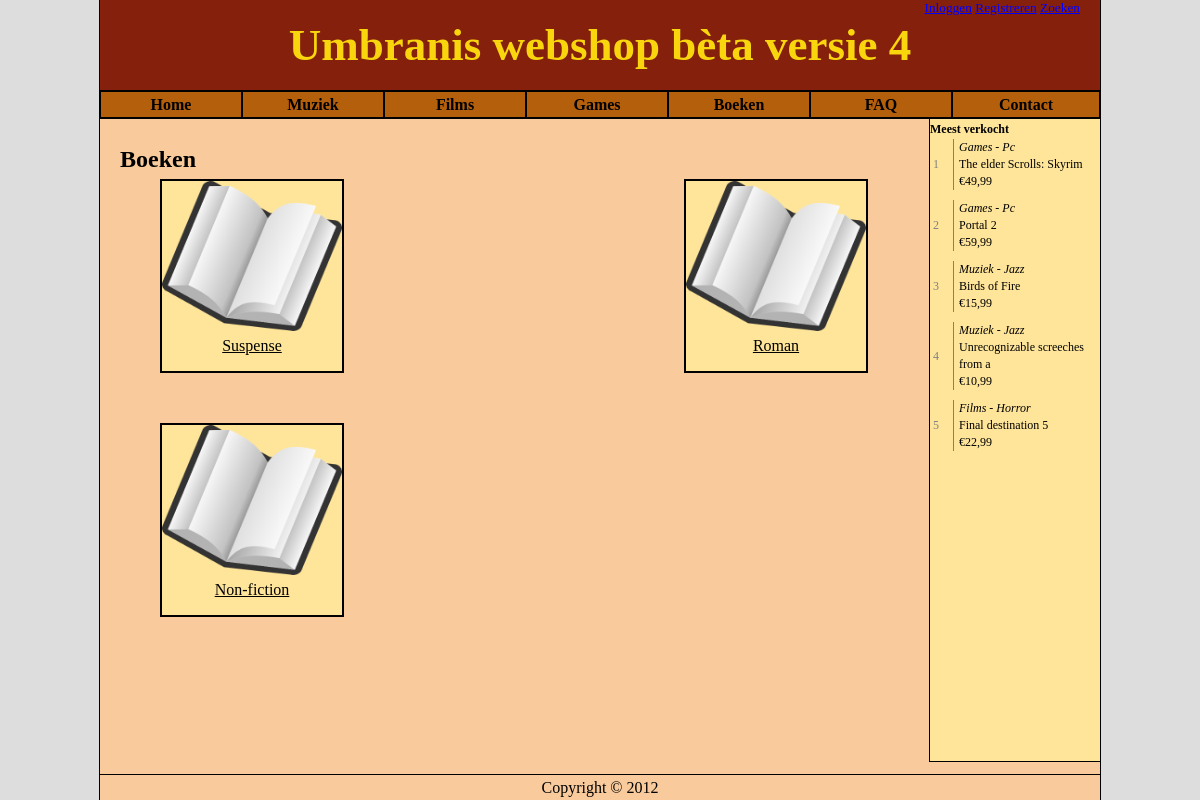
The app's page /v4/index.php?p=categorie&cat=4 with its own data.
### tables this page shows
CREATE TABLE IF NOT EXISTS `categories` (
  `cat_id` int(10) unsigned NOT NULL AUTO_INCREMENT,
  `parent_id` int(10) unsigned NOT NULL,
  `cat_name` varchar(32) NOT NULL,
  `image_path` varchar(32) NOT NULL,
  PRIMARY KEY (`cat_id`),
  UNIQUE KEY `cat_name` (`cat_name`)
);

CREATE TABLE IF NOT EXISTS `products` (
  `product_id` int(10) unsigned NOT NULL AUTO_INCREMENT,
  `cat_id` int(11) NOT NULL,
  `product_name` varchar(32) NOT NULL,
  `normal_price` double NOT NULL,
  `price` double NOT NULL,
  `stock` int(10) unsigned NOT NULL DEFAULT '0',
  `delivery_time` int(10) unsigned NOT NULL DEFAULT '0',
  `publisher` varchar(32) NOT NULL,
  `author` varchar(32) NOT NULL,
  `image_path` varchar(32) NOT NULL,
  `description` text NOT NULL,
  `ean_code` varchar(16) NOT NULL,
  `date` timestamp NOT NULL DEFAULT CURRENT_TIMESTAMP,
  PRIMARY KEY (`product_id`),
  UNIQUE KEY `product_name` (`product_name`)
);

### v4/index.php (called while the page is built, shortened)
<?php
	include("MainController.class.php");
	include("BaseController.class.php");
	include("base/LoginboxController.class.php");
	include("base/MenuController.class.php");
	include("base/TopsalesController.class.php");
	include("base/FooterController.class.php");
	new MainController();
?>

### v4/BaseController.class.php (called while the page is built, shortened)
<?php
	class BaseController{
		public function price($double){
			return number_format($double, 2, ',', '.');
		}
	}
?>

### v4/base/MenuController.class.php (the view, shortened to what this page needs)
<?php
	class MenuController{
		private $cats;
		public function __construct(){
			$res = DB::$db->query("SELECT cat_id, parent_id, cat_name FROM categories");
			$this->cats = array();
			while($row = $res->fetch()){
				if($row['parent_id'] == "0"){
					$this->cats[$row['cat_id']] = $row;
				}else{
					$this->cats[$row['parent_id']]['subcats'][] = $row;
				}
			}
		}
		public function buildMenu(){
?>
<ul id="nav">
	<li>
		<a href="?p=home">Home</a>
	</li>
<?php
			foreach($this->cats as $category){
				echo "<li>";
				echo "<a href=\"?p=categorie&amp;cat=" . $category['cat_id'] . "\">" . $category['cat_name'] . "</a>";
				echo "</li>";
			}
?>
	<li>
		<a href="?p=faq">FAQ</a>
	</li>
	<li style="width: 146px;">
		<a style="width: 146px;" href="?p=contact">Contact</a>
	</li>
</ul>
<?php
		}
	}
?>

### v4/base/TopsalesController.class.php (shortened to what this page needs)
<?php
	class TopsalesController{
		private $topsales;
		public function __construct($page){
			$res = DB::$db->query("SELECT product_id, product_name, price, subcat.cat_name AS subcat_name, hoofdcat.cat_name AS hoofdcat_name
				FROM products
				JOIN categories AS subcat ON products.cat_id = subcat.cat_id
				JOIN categories AS hoofdcat ON subcat.parent_id = hoofdcat.cat_id
				LIMIT 5");
			while($row = $res->fetch()){
				$this->topsales[] = $row;
			}
		}
		public function buildTopsales(){
?>
<div id="topsales">
	<strong>Meest verkocht</strong><br />
	<table>
<?php
	$base = new BaseController();
	for($i = 0; $i < 5; $i++){
		echo '<tr>
			<td rowspan="3" class="topnum"><a href="?p=product&amp;id=' . $this->topsales[$i]['product_id'] . '">' . ($i + 1) . '</a></td>
			<td class="topitemtop"><a href="?p=product&amp;id=' . $this->topsales[$i]['product_id'] . '">' . $this->topsales[$i]['hoofdcat_name'] . ' - ' . $this->topsales[$i]['subcat_name'] . '</a></td>
		</tr>
		<tr>
			<td class="topitem"><a href="?p=product&amp;id=' . $this->topsales[$i]['product_id'] . '">' . $this->topsales[$i]['product_name'] . '</a></td>
		</tr>
		<tr>
			<td class="topitem"><a href="?p=product&amp;id=' . $this->topsales[$i]['product_id'] . '">&euro;' . $base->price($this->topsales[$i]['price']) . '</a></td>
		</tr>
		<tr>
			<td class="spacer" colspan="2"></td>
		</tr>';
	}
?>
	</table>
</div>
<?php
		}
	}
?>

### v4/pages/CategorieController.class.php (shortened to what this page needs)
<?php
	class CategorieController extends BaseController{
		public function buildPage(){
			$x = DB::$db->quote($_GET["cat"]);
			echo '<div id="contentcontainer">';
			$res = DB::$db->query("SELECT * FROM categories where cat_id = " . $x);
			$row = $res->fetch();
			echo "<h2>";
			echo $row['cat_name'];
			echo "</h2>";
			$res2 = DB::$db->query("SELECT cat_id, parent_id, categories.image_path, cat_name
									FROM categories
									WHERE parent_id = " . $x);
			$teller = 0;
			echo "<table><tr>";
			while($row = $res2->fetch())
			{
				echo "<td>
					<div class='category'>";
								echo "<a href=\"?p=producten&amp;cat=" . $row['cat_id'] . "\">";
								echo "<img src= 'img/cats/" . $row['image_path'] . "' alt='" . $row['cat_name'] . "'/>";
								echo "</a>";
								echo "<a href=\"?p=producten&amp;cat=" . $row['cat_id'] . "\">";
								echo $row['cat_name'];
								echo "</a>
					</div>
				</td>";
				$teller++;
				if ($teller%2==0 && $res2->rowCount() != $teller)
					echo "</tr><tr>";
				}
				echo "</tr></table>";
			echo "</div>";
		}
	}
?>

### v4/style/base.css (style rules this page uses)
* { margin: 0px; padding: 0px; }
html, body { width: 100%; height: 100%; background-color: #DDD; font-family: Verdana; }
a, a:visited { text-decoration: underline; color: #000; }
a img { border: none; }
table { border-collapse: collapse; }
td.spacer { height: 10px; }
#container, table, #contentbox, #contentboxsmall { margin-left: auto; margin-right: auto; }
#contentcontainer { margin: 30px 0px 0px 20px; text-align: left; }
#topsales { width: 170px; background-color: #FFE599; border-left: solid 1px black; border-bottom: solid 1px black; padding-bottom: 300px; text-align: left; font-size: 12px; }
#topsales table { margin-left: 3px; }
#topsales td { line-height: 17px; }
.topnum { vertical-align: middle; width: 20px; }
#topsales .topnum a { color: #808080; }
.topitem, .topitemtop { border-left: solid 1px #808080; padding-left: 5px; }
.topitemtop { font-style: italic; }
#topsales a { text-decoration: none; }
#nav, #nav ul { list-style: none; }
#nav li { float: left; width: 140px; }
#nav a { display: block; width: 140px; text-decoration: none; }
ul a { font-weight: 700; }
ul li, ul ul li { border : 1px solid #000; }
ul li { background-color: #B45F0C; }

### v4/style/categorie.css (style rules this page uses)
table { margin: 0px; }
.category { margin: 10px 300px 40px 40px; background-color: #FFE599; border: solid 2px black; width: 180px; height: 190px; text-align: center; }
.category img { width: 180px; height: 150px; }

### records on screen
categories: cat_name "Muziek"
categories: cat_name "Films"
categories: cat_name "Games"
categories: cat_name "Boeken"
products: categories.cat_name "Games", cat.cat_name "Pc", product_name "The elder Scrolls: Skyrim", price "49,99"
products: categories.cat_name "Games", cat.cat_name "Pc", product_name "Portal 2", price "59,99"
products: categories.cat_name "Muziek", cat.cat_name "Jazz", product_name "Birds of Fire", price "15,99"
products: categories.cat_name "Muziek", cat.cat_name "Jazz", product_name "Unrecognizable screeches from a", price "10,99"
products: categories.cat_name "Films", cat.cat_name "Horror", product_name "Final destination 5", price "22,99"
categories: image_path (picture), cat_name "Suspense"
categories: image_path (picture), cat_name "Roman"
categories: image_path (picture), cat_name "Non-fiction"
